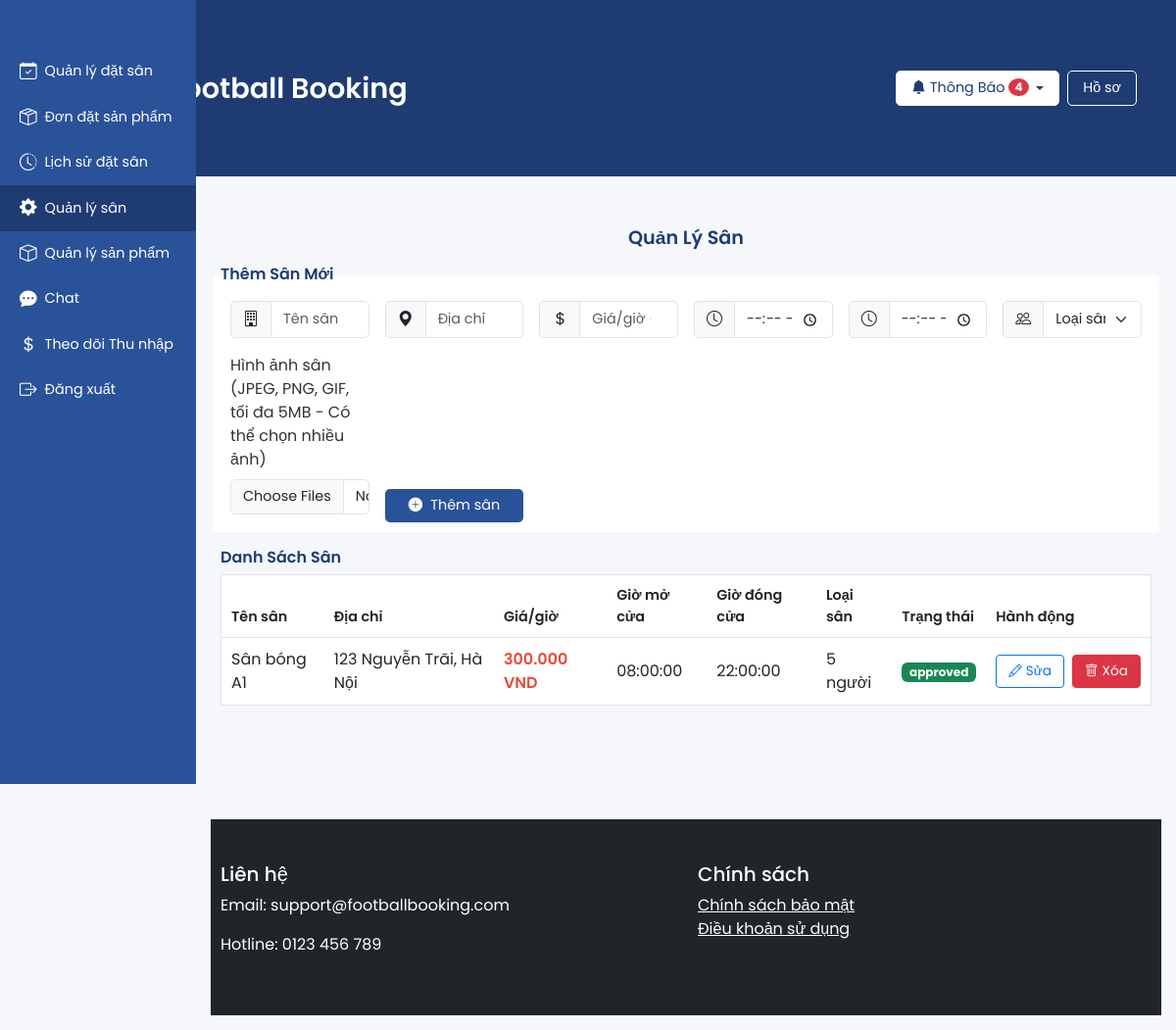
Page /manage_field.php (signed in) on the committed database.
### tables this page shows
CREATE TABLE fields (
    id INT AUTO_INCREMENT PRIMARY KEY,
    owner_id INT,
    name VARCHAR(255) NOT NULL,
    address VARCHAR(255) NOT NULL,
    price_per_hour DECIMAL(10, 2) NOT NULL,
    open_time TIME,
    close_time TIME,
    field_type ENUM('5', '7', '9', '11') NOT NULL DEFAULT '5',
    status ENUM('pending', 'approved', 'rejected') DEFAULT 'pending',
    created_at TIMESTAMP DEFAULT CURRENT_TIMESTAMP,
    FOREIGN KEY (owner_id) REFERENCES users(id)
);

### manage_field.php (the view, shortened to what this page needs)
<?php
require_once 'includes/config.php';
$user_id = $_SESSION['user_id'];
$stmt = $pdo->prepare("SELECT * FROM fields WHERE owner_id = ?");
$stmt->execute([$user_id]);
$fields = $stmt->fetchAll(PDO::FETCH_ASSOC);
require_once 'includes/header.php';
?>
<section class="manage-field py-3">
    <div class="container">
        <h2 class="section-title text-center">Quản Lý Sân</h2>
        <h5 class="sub-title">Thêm Sân Mới</h5>
        <form method="POST" class="row g-3 mb-3 manage-form" enctype="multipart/form-data">
            <div class="col-md-2 col-sm-6">
                <div class="input-group">
                    <span class="input-group-text"><i class="bi bi-building"></i></span>
                    <input type="text" name="name" class="form-control" placeholder="Tên sân" required>
                </div>
            </div>
            <div class="col-md-2 col-sm-6">
                <div class="input-group">
                    <span class="input-group-text"><i class="bi bi-geo-alt-fill"></i></span>
                    <input type="text" name="address" class="form-control" placeholder="Địa chỉ" required>
                </div>
            </div>
            <div class="col-md-2 col-sm-6">
                <div class="input-group">
                    <span class="input-group-text"><i class="bi bi-currency-dollar"></i></span>
                    <input type="number" name="price_per_hour" class="form-control" placeholder="Giá/giờ (VND)" required>
                </div>
            </div>
            <div class="col-md-2 col-sm-6">
                <div class="input-group">
                    <span class="input-group-text"><i class="bi bi-clock"></i></span>
                    <input type="time" name="open_time" class="form-control" required>
                </div>
            </div>
            <div class="col-md-2 col-sm-6">
                <div class="input-group">
                    <span class="input-group-text"><i class="bi bi-clock"></i></span>
                    <input type="time" name="close_time" class="form-control" required>
                </div>
            </div>
            <div class="col-md-2 col-sm-6">
                <div class="input-group">
                    <span class="input-group-text"><i class="bi bi-people"></i></span>
                    <select name="field_type" class="form-select" required>
                        <option value="" disabled selected>Loại sân</option>
                    </select>
                </div>
            </div>
            <div class="col-md-2 col-sm-6">
                <label for="field_images" class="form-label">Hình ảnh sân (JPEG, PNG, GIF, tối đa 5MB - Có thể chọn nhiều ảnh)</label>
                <input type="file" name="field_images[]" id="field_images_add" class="form-control" multiple>
            </div>
            <div class="col-md-2 col-sm-6 d-flex align-items-end">
                <button type="submit" name="add_field" class="btn btn-primary w-100 d-flex align-items-center justify-content-center gap-2">
                    <i class="bi bi-plus-circle-fill"></i> Thêm sân
                </button>
            </div>
        </form>
        <h5 class="sub-title">Danh Sách Sân</h5>
        <?php if (empty($fields)): ?>
            <p class="text-muted mb-3">Chưa có sân bóng nào.</p>
        <?php else: ?>
            <div class="table-responsive mb-3">
                <table class="table manage-table">
                    <thead>
                        <tr>
                            <th>Tên sân</th>
                            <th>Địa chỉ</th>
                            <th>Giá/giờ</th>
                            <th>Giờ mở cửa</th>
                            <th>Giờ đóng cửa</th>
                            <th>Loại sân</th>
                            <th>Trạng thái</th>
                            <th>Hành động</th>
                        </tr>
                    </thead>
                    <tbody>
                        <?php foreach ($fields as $field): ?>
                            <tr>
                                <td><?php echo htmlspecialchars($field['name']); ?></td>
                                <td><?php echo htmlspecialchars($field['address']); ?></td>
                                <td class="price"><?php echo number_format($field['price_per_hour'], 0, ',', '.') . ' VND'; ?></td>
                                <td><?php echo htmlspecialchars($field['open_time']); ?></td>
                                <td><?php echo htmlspecialchars($field['close_time']); ?></td>
                                <td><?php echo htmlspecialchars($field['field_type']); ?> người</td>
                                <td>
                                    <span class="badge <?php echo $field['status'] === 'approved' ? 'bg-success' : ($field['status'] === 'pending' ? 'bg-warning' : 'bg-danger'); ?>">
                                        <?php echo htmlspecialchars($field['status']); ?>
                                    </span>
                                </td>
                                <td>
                                    <div class="d-flex gap-2">
                                        <button class="btn btn-outline-primary btn-sm d-flex align-items-center gap-1" data-bs-toggle="modal" data-bs-target="#editModal<?php echo $field['id']; ?>">
                                            <i class="bi bi-pencil"></i> Sửa
                                        </button>
                                        <form method="POST" style="display:inline;" onsubmit="return confirm('Bạn có chắc muốn xóa sân này?');">
                                            <button type="submit" name="delete_field" class="btn btn-danger btn-sm d-flex align-items-center gap-1">
                                                <i class="bi bi-trash"></i> Xóa
                                            </button>
                                        </form>
                                    </div>
                                </td>
                            </tr>
                        <?php endforeach; ?>
                    </tbody>
                </table>
            </div>
        <?php endif; ?>
    </div>
</section>
<?php require_once 'includes/footer.php'; ?>

### manage_field.php (style rules this page uses)
.section-title { font-weight: 600; color: #1e3c72; font-size: 1.2rem; margin-bottom: 1rem; }
.sub-title { font-weight: 600; color: #1e3c72; font-size: 1rem; margin-bottom: 0.5rem; }
.manage-form { background-color: #fff; padding: 10px; border-radius: 5px; }
.manage-form .form-control, .manage-form .form-select { border-radius: 5px; border: 1px solid #e0e4e9; font-size: 0.9rem; }
.manage-form .input-group-text { border-radius: 5px 0 0 5px; }
.manage-form .btn-primary { padding: 6px 15px; font-size: 0.9rem; }
.manage-table thead th { font-size: 0.9rem; padding: 10px; }
.manage-table td { padding: 10px; }
.manage-table .price { color: #e74c3c; font-weight: 600; }
.manage-table .btn { padding: 6px 12px; font-size: 0.85rem; }

### rows in the picture
fields: name "Sân bóng A1", address "123 Nguyễn Trãi, Hà Nội", price_per_hour "300.000", open_time "08:00:00", close_time "22:00:00", field_type "5", status "approved"

### other values in the picture
$unread_notifications_count "4"
